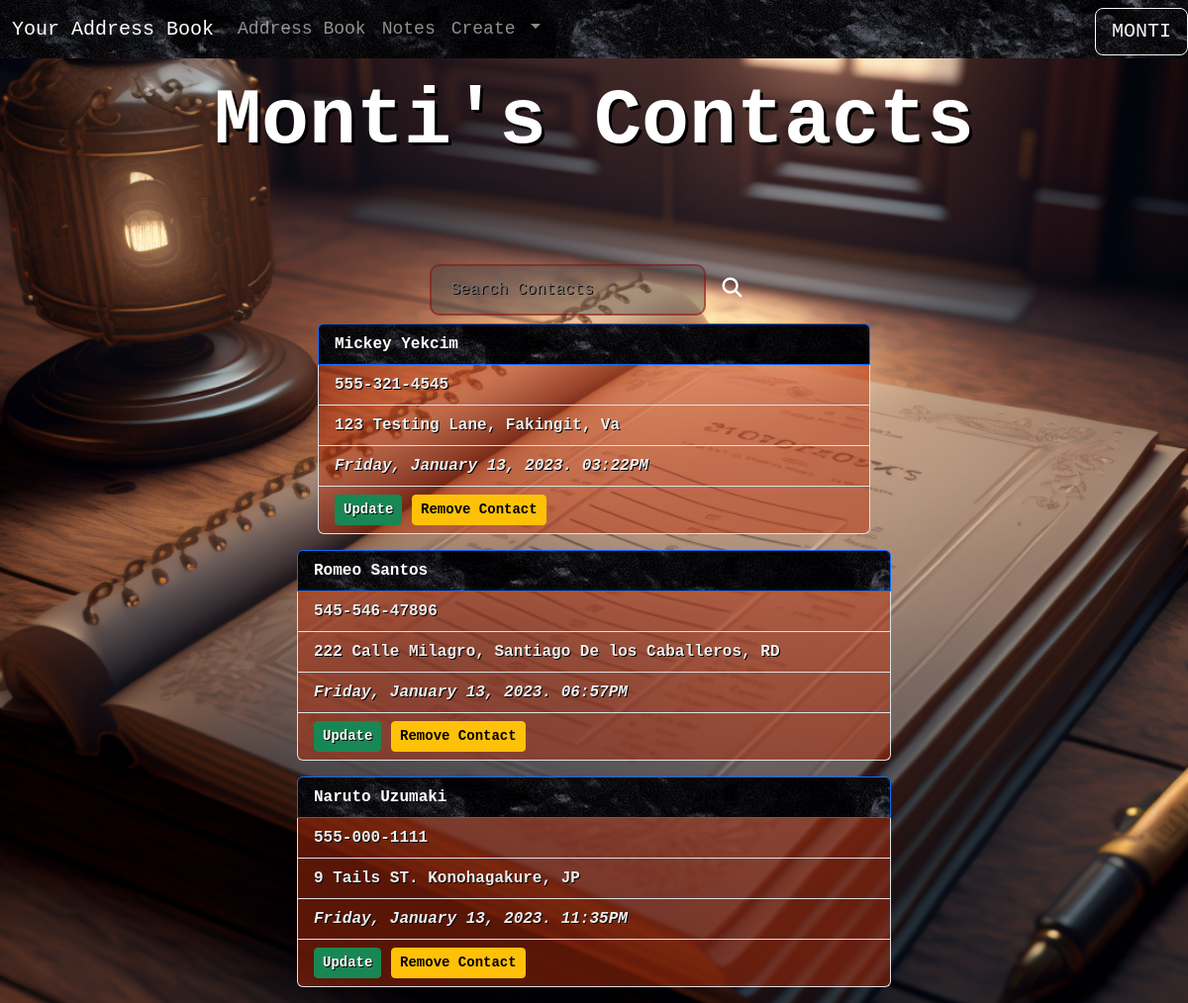
Page /address (signed in) on the committed database.
### app/models.py (models this page shows, shortened)
class User(db.Model, UserMixin):
    id = db.Column(db.Integer, primary_key=True)
    first_name = db.Column(db.String(25), nullable=False)
    last_name = db.Column(db.String(25), nullable=False)
    email = db.Column(db.String(50), nullable=False, unique=True)
    username = db.Column(db.String(50), nullable=False, unique=True)
    password = db.Column(db.String(256), nullable=False)
    date_created = db.Column(db.DateTime, nullable=False, default=datetime.utcnow)
    address = db.relationship('Address', backref='author', lazy='dynamic')
    notes = db.relationship('Post', backref='author', lazy='dynamic')

class Address(db.Model):
    id = db.Column(db.Integer, primary_key=True)
    first_name = db.Column(db.String(25), nullable=False)
    last_name = db.Column(db.String(25), nullable=True)
    phone = db.Column(db.String(25), nullable=True)
    address = db.Column(db.String(50), nullable=True)
    date_created = db.Column(db.DateTime, nullable=False, default=datetime.utcnow)
    user_id = db.Column(db.Integer, db.ForeignKey('user.id'))

### app/routes.py (the view)
@app.route('/address')
@login_required
def address():
    if current_user.is_authenticated:
        address = current_user.address.all()
    else:
        address = []
    return render_template('addressbook.html', address=address)

### app/models.py (called while the page is built)
@login.user_loader
def load_user(user_id):
    return User.query.get(user_id)

### app/templates/addressbook.html (shortened to what this page needs)
{% extends 'base.html' %}
{% block content %}
{% if current_user.is_authenticated %}
    <h1 class="home1 text-center mt-3">{{ current_user.first_name.title() }}'s Contacts</h1>
    <form class="search1">
        <input type="text" class="search" placeholder="Search Contacts">
        <button type="submit" class="btn magbtn btn-lg"><i class="fas fa-search"></i></button>
      </form>
    {% for addy in address %}
    <ul class="list-group mb-3">
        <li class="cont list-group-item active w-50" style="background-image: url('static/blackstone.jpg');">{{ addy.first_name }} {{ addy.last_name }}</li>
        <li class="cont1 list-group-item w-50">{{ addy.phone }}</li>
        <li class="cont1 list-group-item w-50">{{ addy.address }}</li>
        <li class="cont1 list-group-item w-50"><cite title="Source Title">{{ addy.date_created.strftime('%A, %B %d, %Y. %I:%M%p') }}</cite></li>
        <li class="cont1 list-group-item w-50"><a href="{{ url_for('edit_contact', address_id=addy.id) }}" class="edbtn cont btn btn-success btn-sm">Update</a>
            <button type="button" class="delbtn cont2 btn btn-warning btn-sm" data-bs-toggle="modal" data-bs-target="#deleteModal-{{addy.id}}">
              Remove Contact
          </button>
          </div>
    </div></li>
    </ul>
    {% endfor %}
{% endif %}
{% endblock %}

### app/templates/nav.html (shortened to what this page needs)
<nav class="navbar navbar-expand-lg bg-dark sticky-top" data-bs-theme="dark" style="background-image: url('static/blackstone.jpg');">
    <div class="container-fluid">
        <a class="navbar-brand" href="{{url_for('index')}}">Your Address Book</a>
        <div class="collapse navbar-collapse" id="navbarNavAltMarkup">
            <div class="navbar-nav">
                {% if current_user.is_authenticated %}
                <a class="nav-link" href="{{url_for('address')}}">Address Book</a>
                <a class="nav-link" href="{{url_for('notes')}}">Notes</a>
                <li class="nav-item dropdown">
                <a class="nav-link dropdown-toggle" href="#" role="button" data-bs-toggle="dropdown" aria-expanded="false">
                    Create
                </a>
                </li>
                <button class="btn btn-outline-light btn-lg position-absolute top-05 end-0" type="button" data-bs-toggle="offcanvas" data-bs-target="#offcanvasWithBothOptions" aria-controls="offcanvasWithBothOptions">{{current_user.first_name.upper()}}</button>
                {% else %}
            <a class="nav-link" href="{{url_for('index')}}">Welcome</a>
            <a class="nav-link" href="{{url_for('address')}}">Address Book</a>
            <a class="nav-link" href="{{url_for('notes')}}">Notes</a>
            <a class="nav-link" href="{{url_for('login')}}">Log In</a>
            <a class="nav-link" href="{{url_for('signup')}}">Sign Up</a>
                {% endif %}
            </div>
        </div>
    </div>
</nav>

### app/static/stylesheet.css (style rules this page uses)
.home1 { color: white; font-weight: bold; font-family: "Courier New", Courier, monospace; font-size: 5em; text-shadow: 3px 3px 0px black; padding-bottom: 1em; }
form { color: rgb(0, 0, 0); font-weight: bolder; text-shadow: 2px 0px 0px rgb(255, 255, 255); font-family: "Courier New", Courier, monospace; }
.navbar { font-family: "Courier New", Courier, monospace; font-size: large; }
.cont { font-family: "Courier New", Courier, monospace; font-weight: bold; }
.cont2 { font-family: "Courier New", Courier, monospace; font-weight: bold; }
.cont1 { color: rgb(237, 237, 237); text-shadow: 1px 1px 0px black; font-family: "Courier New", Courier, monospace; font-weight: bold; background-color: rgba(184, 46, 11, 0.479); }
.list-group { align-items: center; }
.search1 { display: flex; justify-content: center; align-items: center; }
.search { color: rgb(237, 237, 237); text-shadow: 1px 1px 0px black; width: 25%; padding: 12px 20px; margin: 8px 0; box-sizing: border-box; border: 2px solid rgba(154, 0, 0, 0.468); border-radius: 10px; background-color: rgba(74, 74, 74, 0.418); cursor: text; }
.magbtn { color: white; }

### rows in the picture
User: first_name "MONTI", first_name "Monti"
Address: first_name "Mickey", last_name "Yekcim", phone "555-321-4545", address "123 Testing Lane, Fakingit, Va", date_created "Friday, January 13, 2023. 03:22PM"
Address: first_name "Romeo", last_name "Santos", phone "545-546-47896", address "222 Calle Milagro, Santiago De los Caballeros, RD", date_created "Friday, January 13, 2023. 06:57PM"
Address: first_name "Naruto", last_name "Uzumaki", phone "555-000-1111", address "9 Tails ST. Konohagakure, JP", date_created "Friday, January 13, 2023. 11:35PM"
